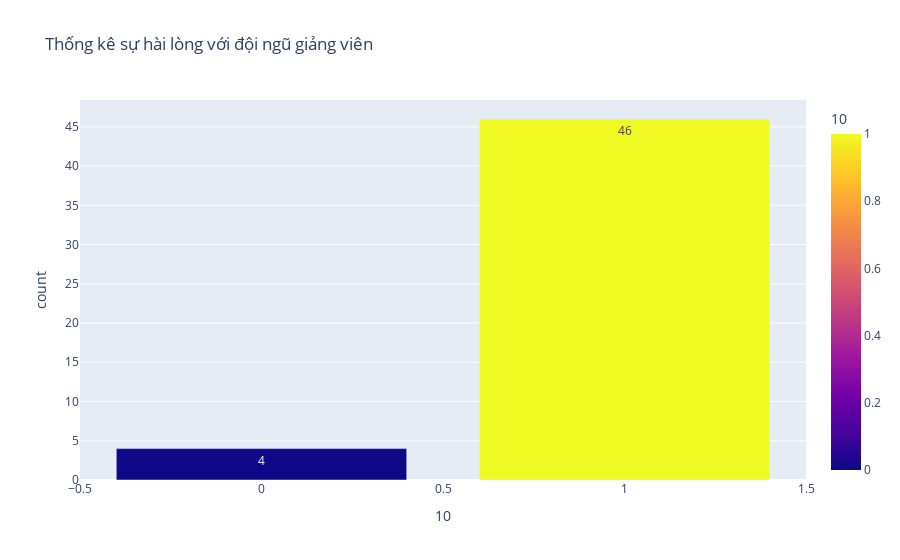

Write notebook code for a chart like this one.
### Markdown cell above
Phân tích đội ngũ giảng viên

### Code cell
px.bar(
    data['10'].value_counts().to_frame().reset_index(),
    x= '10',
    y= 'count',
    text_auto='.s',
    color='10',
    title='Thống kê sự hài lòng với đội ngũ giảng viên '
)

### Figure 1 — Plotly figure (JSON) as saved in the notebook; plotly's stock layout.template omitted (floating-point values rounded to 4 significant figures)
{"data": [{"alignmentgroup": "True", "hovertemplate": "10=%{marker.color}<br>count=%{y}<extra></extra>", "legendgroup": "", "marker": {"color": [1, 0], "coloraxis": "coloraxis", "pattern": {"shape": ""}}, "name": "", "offsetgroup": "", "orientation": "v", "showlegend": false, "textposition": "auto", "texttemplate": "%{y:.s}", "type": "bar", "x": [1, 0], "xaxis": "x", "y": [46, 4], "yaxis": "y"}], "layout": {"barmode": "relative", "coloraxis": {"colorbar": {"title": {"text": "10"}}, "colorscale": [[0, "#0d0887"], [0.1111, "#46039f"], [0.2222, "#7201a8"], [0.3333, "#9c179e"], [0.4444, "#bd3786"], [0.5556, "#d8576b"], [0.6667, "#ed7953"], [0.7778, "#fb9f3a"], [0.8889, "#fdca26"], [1, "#f0f921"]]}, "legend": {"tracegroupgap": 0}, "title": {"text": "Thống kê sự hài lòng với đội ngũ giảng viên "}, "xaxis": {"anchor": "y", "domain": [0, 1], "title": {"text": "10"}}, "yaxis": {"anchor": "x", "domain": [0, 1], "title": {"text": "count"}}}}
